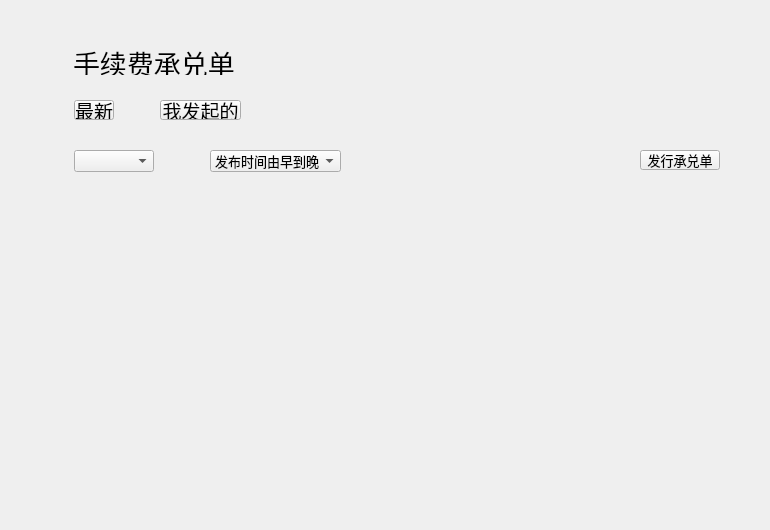
<?xml version="1.0" encoding="UTF-8"?>
<ui version="4.0">
 <class>PoundageWidget</class>
 <widget class="QWidget" name="PoundageWidget">
  <property name="geometry">
   <rect>
    <x>0</x>
    <y>0</y>
    <width>770</width>
    <height>530</height>
   </rect>
  </property>
  <property name="windowTitle">
   <string>Form</string>
  </property>
  <widget class="QStackedWidget" name="stackedWidget">
   <property name="geometry">
    <rect>
     <x>0</x>
     <y>178</y>
     <width>770</width>
     <height>350</height>
    </rect>
   </property>
  </widget>
  <widget class="QLabel" name="label">
   <property name="geometry">
    <rect>
     <x>73</x>
     <y>50</y>
     <width>201</width>
     <height>25</height>
    </rect>
   </property>
   <property name="font">
    <font>
     <pointsize>20</pointsize>
     <kerning>true</kerning>
    </font>
   </property>
   <property name="text">
    <string>手续费承兑单</string>
   </property>
  </widget>
  <widget class="QComboBox" name="comboBox_coinType">
   <property name="geometry">
    <rect>
     <x>74</x>
     <y>150</y>
     <width>80</width>
     <height>22</height>
    </rect>
   </property>
   <property name="font">
    <font>
     <pointsize>10</pointsize>
    </font>
   </property>
  </widget>
  <widget class="QPushButton" name="pushButton_publishPoundage">
   <property name="geometry">
    <rect>
     <x>640</x>
     <y>150</y>
     <width>80</width>
     <height>20</height>
    </rect>
   </property>
   <property name="font">
    <font>
     <pointsize>10</pointsize>
    </font>
   </property>
   <property name="text">
    <string>发行承兑单</string>
   </property>
  </widget>
  <widget class="QComboBox" name="comboBox_sortType">
   <property name="geometry">
    <rect>
     <x>210</x>
     <y>150</y>
     <width>131</width>
     <height>22</height>
    </rect>
   </property>
   <property name="font">
    <font>
     <pointsize>10</pointsize>
    </font>
   </property>
   <item>
    <property name="text">
     <string>发布时间由早到晚</string>
    </property>
   </item>
   <item>
    <property name="text">
     <string>发布时间由晚到早</string>
    </property>
   </item>
  </widget>
  <widget class="QToolButton" name="toolButton_allPoundage">
   <property name="geometry">
    <rect>
     <x>74</x>
     <y>100</y>
     <width>40</width>
     <height>20</height>
    </rect>
   </property>
   <property name="sizePolicy">
    <sizepolicy hsizetype="Preferred" vsizetype="Preferred">
     <horstretch>0</horstretch>
     <verstretch>0</verstretch>
    </sizepolicy>
   </property>
   <property name="font">
    <font>
     <pointsize>14</pointsize>
    </font>
   </property>
   <property name="text">
    <string>最新</string>
   </property>
  </widget>
  <widget class="QToolButton" name="toolButton_myPoundage">
   <property name="geometry">
    <rect>
     <x>160</x>
     <y>100</y>
     <width>81</width>
     <height>20</height>
    </rect>
   </property>
   <property name="sizePolicy">
    <sizepolicy hsizetype="Preferred" vsizetype="Preferred">
     <horstretch>0</horstretch>
     <verstretch>0</verstretch>
    </sizepolicy>
   </property>
   <property name="font">
    <font>
     <pointsize>14</pointsize>
    </font>
   </property>
   <property name="text">
    <string>我发起的</string>
   </property>
  </widget>
 </widget>
 <resources/>
 <connections/>
</ui>
